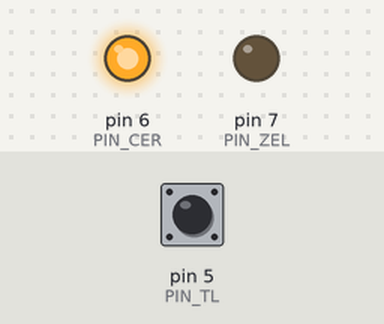
Recording of a sketch running on a simulated Arduino Uno, built with avr-gcc and run on an emulated ATmega328P. Shown: output pins drawn as LEDs (lit = HIGH). The test bench sets the inputs (shaded band); at power-on: pin 5 (PIN_TL) HIGH.

Above: at 0.1 s.
Timing chart, 0 to 1.6 s (numbered marks = the images above):
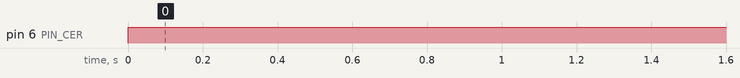

Measured:
- by itself, pin 6 (PIN_CER): LOW → HIGH at 0.00 s

The sketch:

krokovani_prechod_pro_chodce.ino
```cpp
#define PIN_TL  5
#define PIN_CER 6
#define PIN_ZEL 7

#define STAV_SVITI_CERVENA  0
#define STAV_SVITI_ZELENA   1
#define STAV_CEKEJ_10S      2

byte stav = 0;              // stav zarizeni
byte tl_stav_pred = HIGH;   // predchozi stav tlacitka
unsigned int cas_udalosti = 0;

void setup() {
  // nastaveni funkce pinu
  pinMode(PIN_TL, INPUT_PULLUP);
  pinMode(PIN_CER, OUTPUT);
  pinMode(PIN_ZEL, OUTPUT);

  // pocatecni zhasnuti svetel semaforu
  digitalWrite(PIN_CER, LOW);
  digitalWrite(PIN_ZEL, LOW);
}

void loop() {
  unsigned long cas_aktualni = millis();

  switch (stav) {
    // stav: sviti cervena
    case STAV_SVITI_CERVENA:
      // rozsvitit cervenou
      digitalWrite(PIN_CER, HIGH);
      // zhasnout zelenou
      digitalWrite(PIN_ZEL, LOW);
      if (bylo_stisknuto_tlacitko()) {
        cas_udalosti = cas_aktualni;
        stav = STAV_CEKEJ_10S;
      }
      break;
    case STAV_CEKEJ_10S:
      if (cas_aktualni - cas_udalosti >= 10000) {
        stav = STAV_SVITI_ZELENA;
      }
      break;
    // stav: sviti zelena
    case STAV_SVITI_ZELENA:
      // zhasnout cervenou
      digitalWrite(PIN_CER, LOW);
      // rozsvitit zelenou
      digitalWrite(PIN_ZEL, HIGH);
      if (bylo_stisknuto_tlacitko()) {
        stav = STAV_SVITI_CERVENA;
      }
      break;
    default:
      stav = STAV_SVITI_CERVENA;
      break;
  }
}

byte bylo_stisknuto_tlacitko() {
  byte tl_stav = digitalRead(PIN_TL);
  byte vysledek = LOW;
  if (tl_stav_pred == HIGH && tl_stav == LOW) {
    vysledek = HIGH;
  }
  tl_stav_pred = tl_stav;
  return vysledek;
}
```
